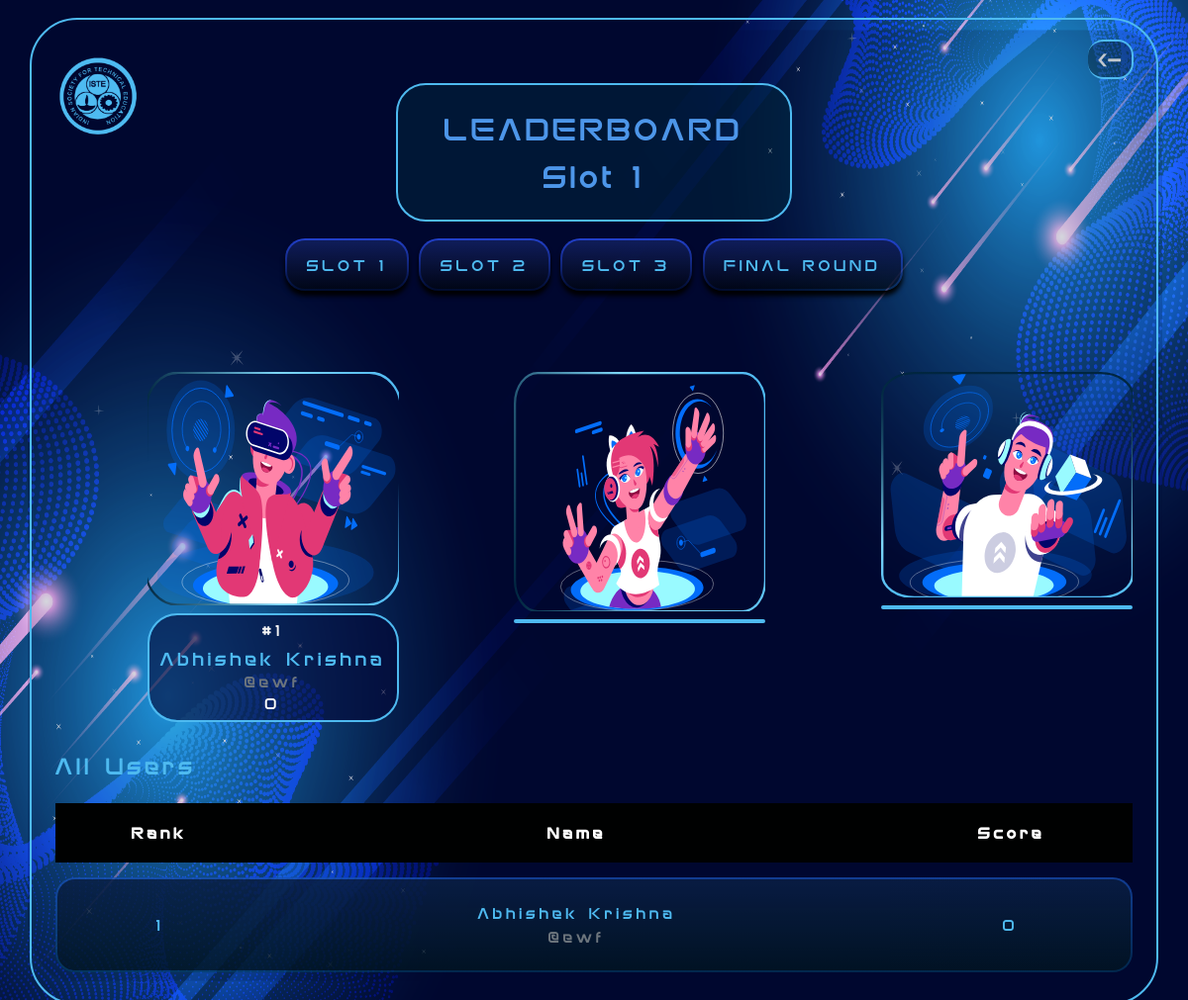
/lboard/1, run on an earlier commit of the app's database.
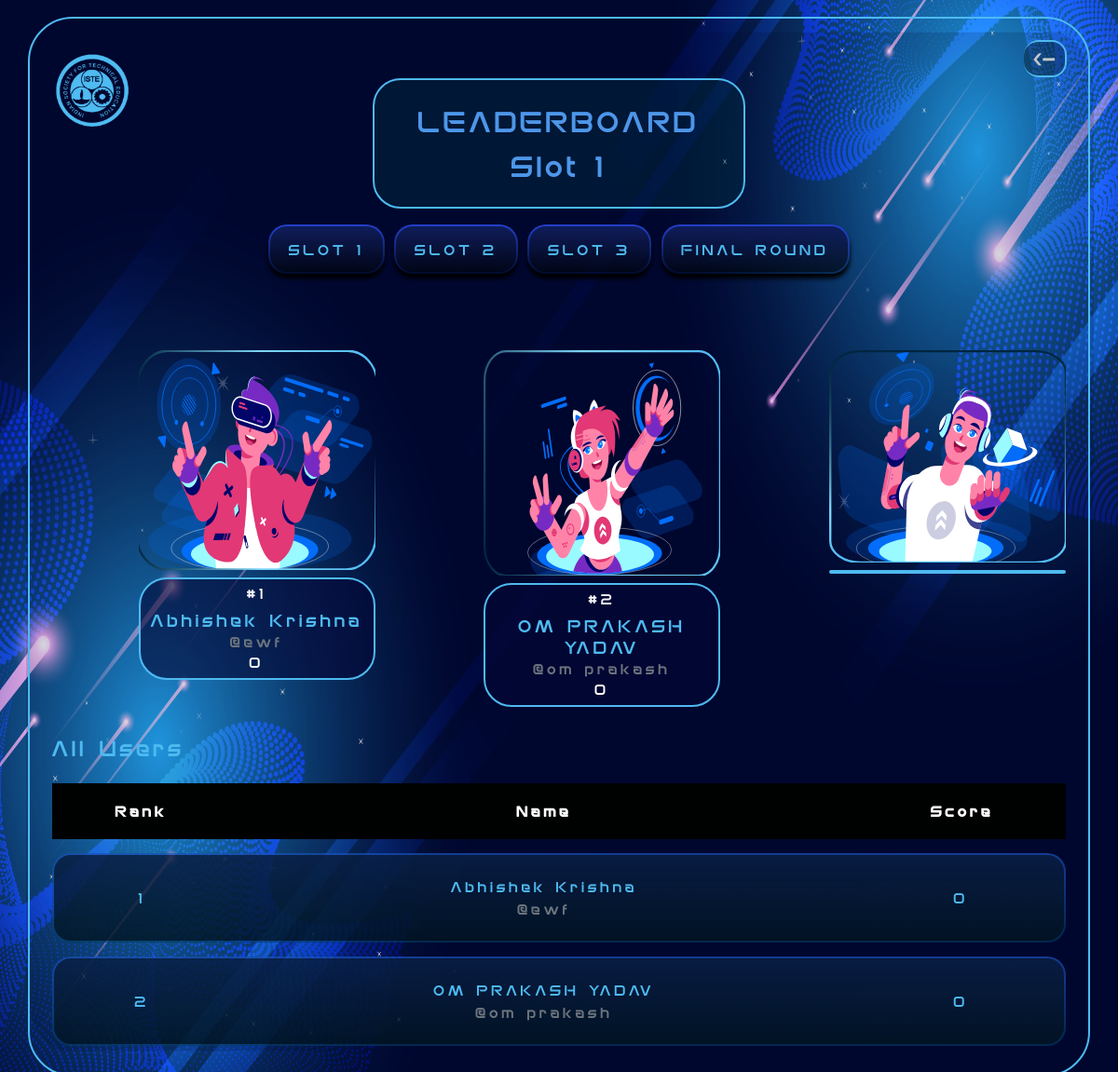
And on a later commit of the database.
### cit2020/models.py (models this page shows, shortened)
class player(models.Model):
    user = models.OneToOneField(User, on_delete=models.CASCADE)
    email = models.EmailField(max_length = 254,null=True)
    name = models.CharField(max_length=128)
    userName = models.CharField(max_length=128)
    current_question = models.IntegerField(default=1)
    score = models.IntegerField(default=0)
    final_score = models.IntegerField(default=0)
    rank = models.IntegerField(default=0)
    timestamp = models.DateTimeField()
    slot = models.IntegerField(default=0)
    qualified = models.BooleanField(default=False)
    details_updated = models.BooleanField(default=False)
    mobile = models.CharField(max_length=13,null=True)
    year_of_study_choices = (
        ('', 'Enter the year of study'),
        ('Class 9', 'class 9'),
        ('Class 10', 'class 10'),
        ('Class 11', 'class 11'),
        ('Class 12', 'class 12'),
        ('1st Year', '1st Year'),
        ('2nd Year', '2nd Year'),
        ('3rd Year', '3rd Year'),
        ('4th Year', '4th Year'),
        ('5th Year', '5th Year'),
        ('Other','Other')
    )
    institute_name = models.CharField(max_length=100,null=True)
    department = models.CharField(max_length=100, blank=True, null=True)
    year_of_study = models.CharField(max_length=50, choices=year_of_study_choices, default="Enter the year of study")

### cit2020/views.py (the view)
# urls.py: path('lboard/<int:slot>', views.lboard , name='lboard'),
def lboard(request,slot=0):
    is_final=False
    if slot==0:
        if datetime.datetime.now() > final_start:
            slot=4
    if slot==1 :
        if datetime.datetime.now() < slot1_start:
            return render(request, 'lboard.html',{'slot':slot})
        else :
            p = models.player.objects.filter(slot=1).order_by('-score', 'timestamp')
    elif slot==2:
        if datetime.datetime.now() < slot2_start:
            return render(request, 'lboard.html',{'slot':slot})
        else :
            p = models.player.objects.filter(slot=2).order_by('-score', 'timestamp')
    elif slot==3:
        if datetime.datetime.now() < slot3_start:
            return render(request, 'lboard.html',{'slot':slot})
        else :
            p = models.player.objects.filter(slot=3).order_by('-score', 'timestamp')
    elif slot==4 :
        if datetime.datetime.now() < final_start:
            return render(request, 'lboard.html',{})
        else :
            p = models.player.objects.filter(qualified=True).order_by('-final_score', 'timestamp')
            is_final = True
    else :
        return redirect('cit2020:lboard',slot=1)
    cur_rank = 1
    show=False
    if request.user.is_authenticated:
        player = models.player.objects.get(user_id=request.user.pk)
        if (player.slot==slot or player.qualified==True) :
            show=True
    rank=0
    for pl in p:
        pl.rank = cur_rank
        cur_rank += 1
        if show==True and pl.id == request.user.id:
            rank=pl.rank
    return render(request, 'lboard.html', {'players': p, 'rank': rank, 'is_final':is_final,'slot':slot})

### templates/lboard.html (shortened to what this page needs)
{%extends 'base.html'%}
{% load static %}
{%block content%}
<section class="outerBorder-lBoard glowing-circle">
    <a href="{% url 'cit2020:navPage' %}"><button type="button" class="btn backButton glowing-circle-backButton"><-</button></a>
    <div class="container">
        <a href="{% url 'cit2020:navPage' %}"><div class="logo-lBoard"><img src="{% static './Assets/logoThemed.png' %}" alt="logo-lBoard"></div></a>
        <div class="container">
            <section>
                <div class="cont-lBoard">
                    <div class="content text-center outerBorder glowing-circle">
                        LEADERBOARD
                        <br>
                        {% if slot == 1 %}Slot 1
                        {% elif slot == 2 %}Slot 2
                        {% elif slot == 3 %}Slot 3
                        {% else %}Final
                        {% endif %}
                    </div>
                </div>
                 <div class="slots-lBoard">
                    <div class="container">
                        <a id="slot1" class="slot-button-lBoard rounded-corners-gradient-borders"
                            href="{% url 'cit2020:lboard' 1  %}">Slot 1</a>
                        <a id="slot2" class="slot-button-lBoard rounded-corners-gradient-borders"
                            href="{% url 'cit2020:lboard' 2  %}">Slot 2</a>
                        <a id="slot3" class="slot-button-lBoard rounded-corners-gradient-borders"
                            href="{% url 'cit2020:lboard' 3  %}">Slot 3</a>
                        <a id="finalSlot" class="slot-button-lBoard rounded-corners-gradient-borders"
                            href="{% url 'cit2020:lboard' 4 %}">Final Round</a>
                    </div>
                </div>
            <br>
            {% if players %}
            <br>
        </section>
            <div class="row">
                <div class="col-sm-1">
                </div>
                <div class="col-sm-3">
                    <div class="leaderboard-card leaderboard-card">
                        <div class="leaderboard-card__body">
                            <div class="text-center">
                                <img src="{% static './Assets/LboardAsset1.svg' %}" class="circle-img mb-2" alt="User Img">
                                <div class="bodyBox-lBoard">
                                {% if slot == 4 %}
                                {% for player in players|slice:":1" %}
                                    {% if rank !=  player.rank %}
                                    <h5 class="hashTag">#1</h5>
                                    <h5 class="mb-0 nameLboard">{{player.name}}</h5>
                                    <p class="text-muted mb-0">@{{player.userName}}</p>
                                    <div class="leaderboard-card-bottom">
                                        <h3 class="text-center scoreLboard">{{player.final_score}}</h3>
                                    </div>
                                    {% endif %}
                                {% endfor %}
                                {% else %}
                                {% for player in players|slice:":1" %}
                                    {% if rank !=  player.rank %}
                                    <h5 class="hashTag">#1</h5>
                                    <h5 class="mb-0 nameLboard">{{player.name}}</h5>
                                    <p class="text-muted mb-0">@{{player.userName}}</p>
                                    <div class="leaderboard-card-bottom">
                                        <h3 class="text-center scoreLboard">{{player.score}}</h3>
                                    </div>
                                    {% endif %}
                                {% endfor %}
                                {% endif %}
                                </div>
                            </div>
                        </div>
                    </div>
                </div>
                <div class="col-sm-1">
                </div>
                <div class="col-sm-3">
                    <div class="leaderboard-card">
                        <div class="leaderboard-card__body">
                            <div class="text-center">
                                <img src="{% static './Assets/LboardAsset2.svg' %}" class="circle-img mb-2" alt="User Img">
                                <div class="bodyBox-lBoard">
                                    {% if slot == 4 %}
                                    {% for player in players|slice:":2" %}
                                    {% if rank !=  player.rank %}
                                        {% if player.rank == 2 %}
                                        <h5 class="hashTag">#2</h5>
                                        <h5 class="mb-0 nameLboard">{{player.name}}</h5>
                                        <p class="text-muted mb-0">@{{player.userName}}</p>
                                        <div class="leaderboard-card-bottom">
                                            <h3 class="text-center scoreLboard">{{player.final_score}}</h3>
                                        </div>
                                        {% endif %}
                                    {% endif %}
                                    {% endfor %}
                                    {% else %}
                                    {% for player in players|slice:":2" %}
                                    {% if rank !=  player.rank %}
                                        {% if player.rank == 2 %}
                                        <h5 class="hashTag">#2</h5>
                                        <h5 class="mb-0 nameLboard">{{player.name}}</h5>
                                        <p class="text-muted mb-0">@{{player.userName}}</p>
                                        <div class="leaderboard-card-bottom">
                                            <h3 class="text-center scoreLboard">{{player.score}}</h3>
                                        </div>
                                        {% endif %}
                                    {% endif %}
                                    {% endfor %}
                                    {% endif %}
                                </div>
                            </div>
                        </div>
                    </div>
                </div>
                <div class="col-sm-1">
                </div>
                <div class="col-sm-3">
                    <div class="leaderboard-card">
                        <div class="leaderboard-card__body">
                            <div class="text-center">
                                <img src="{% static './Assets/LboardAsset3.svg' %}" class="circle-img mb-2" alt="User Img">
                                <div class="bodyBox-lBoard">
                                </div>
                            </div>
                        </div>
                    </div>
                </div>
            </div>
        </div>
        <div class="container">
            <h4>All Users</h4>
            <table class="table table-borderless">
                <thead>
                    <tr>
                        <th scope="col">Rank</th>
                        <th scope="col">Name</th>
                        <th scope="col" class="text-center">Score</th>
                    </tr>
                </thead>
                <tbody>
                {% if slot == 4 %}
                    {% for player in players %}
                    {% if rank == player.rank %}
                    <tr class="highlight-rank" >
                        <td scope="row">{{ player.rank }}</td>
                        <td>{{ player.name }}
                            <p class="text-muted mb-0">@{{player.userName}}</p>
                        </td>
                        <td class="text-center">{{player.final_score}}</td>
                    </tr>
                    {% else %}
                    <tr>
                        <td scope="row">{{ player.rank }}</td>
                        <td>{{ player.name }}
                            <p class="text-muted mb-0">@{{player.userName}}</p>
                        </td>
                        <td class="text-center">{{player.final_score}}</td>
                    </tr>
                    {% endif %}
                    {% endfor %}
                {% else %}
                    {% for player in players %}
                    {% if rank == player.rank %}
                    <tr class="highlight-rank" >
                        <td scope="row">{{ player.rank }}</td>
                        <td>{{ player.name }}
                            <p class="text-muted mb-0">@{{player.userName}}</p>
                        </td>
                        <td class="text-center">{{player.score}}</td>
                    </tr>
                    {% else %}
                    <tr>
                        <td scope="row">{{ player.rank }}</td>
                        <td>{{ player.name }}
                            <p class="text-muted mb-0">@{{player.userName}}</p>
                        </td>
                        <td class="text-center">{{player.score}}</td>
                    </tr>
                    {% endif %}
                    {% endfor %}
                {% endif %}
                </tbody>
            </table>
            {% else %}
            <div class="soonText text-center">
                Leaderboard will be available soon ....
            </div>
            {% endif %}
        </div>
    </div>
</section>
{%endblock%}

### templates/base.html (shortened to what this page needs)
{% load static %}
<!DOCTYPE html>
<html lang="en">
  <head>
    <link
      href="https://cdn.jsdelivr.net/npm/bootstrap@5.1.3/dist/css/bootstrap.min.css"
      rel="stylesheet"
    />
  </head>
  <body>
    {% block content %} {% endblock %}
  </body>
</html>

What changed in the data, as far as the page shows it:
added player: name "OM PRAKASH YADAV", userName "om prakash", score "0", rank "2"
